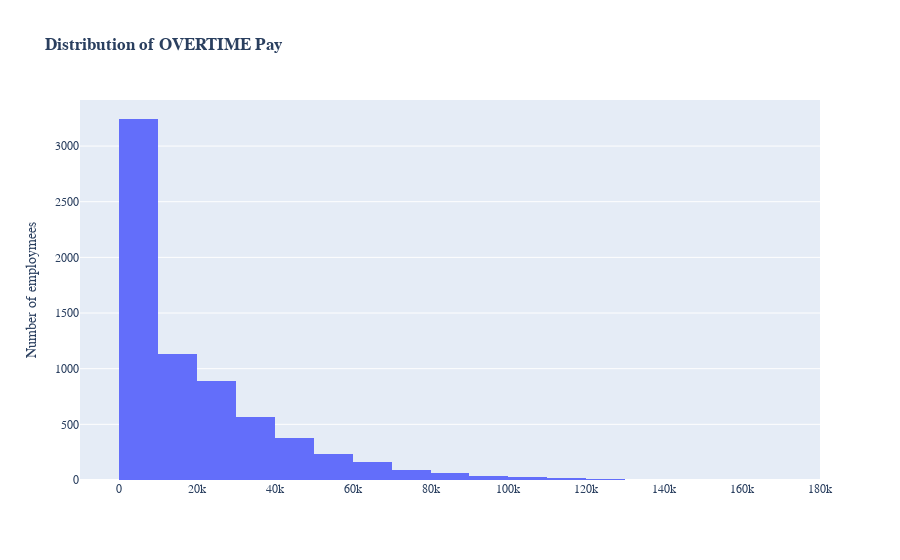

Here is the notebook cell this chart was saved with:
### Code cell
# use plotly to do the thing in above cell
import plotly.express as px
# change the color of bars to #0055aa

fig.update_traces(marker_color='#0055aa')

# make the background transparent in white
fig.update_layout(plot_bgcolor='rgba(0,0,0,0)')
fig = px.histogram(df, x="OVERTIME", nbins=30, title='<b>Distribution of OVERTIME Pay</b>')
fig.update_layout(font_family="GT America Bold")
# change the frount of thing other than title to GT-America-Standard-regular
fig.update_xaxes(showgrid=False, gridwidth=0.5, gridcolor='LightGray')
# add the kde line

# remove the x and y labels
fig.update_xaxes(title_text='')
fig.update_yaxes(title_text='Number of employmees')


fig.update_layout(font=dict(family="GT America"))

fig.show()

### Figure 1 — Plotly figure (JSON) as saved in the notebook; plotly's stock layout.template omitted (floating-point values rounded to 4 significant figures; data arrays with more than 128 entries replaced by an {"elided": "..."} marker saying what was removed)
{"data": [{"alignmentgroup": "True", "bingroup": "x", "hovertemplate": "OVERTIME=%{x}<br>count=%{y}<extra></extra>", "legendgroup": "", "marker": {"color": "#636efa", "pattern": {"shape": ""}}, "name": "", "nbinsx": 30, "offsetgroup": "", "orientation": "v", "showlegend": false, "type": "histogram", "x": {"elided": "22552 float values"}, "xaxis": "x", "yaxis": "y"}], "layout": {"barmode": "relative", "font": {"family": "GT America"}, "legend": {"tracegroupgap": 0}, "title": {"text": "<b>Distribution of OVERTIME Pay</b>"}, "xaxis": {"anchor": "y", "domain": [0, 1], "gridcolor": "LightGray", "gridwidth": 0.5, "showgrid": false, "title": {"text": ""}}, "yaxis": {"anchor": "x", "domain": [0, 1], "title": {"text": "Number of employmees"}}}}
